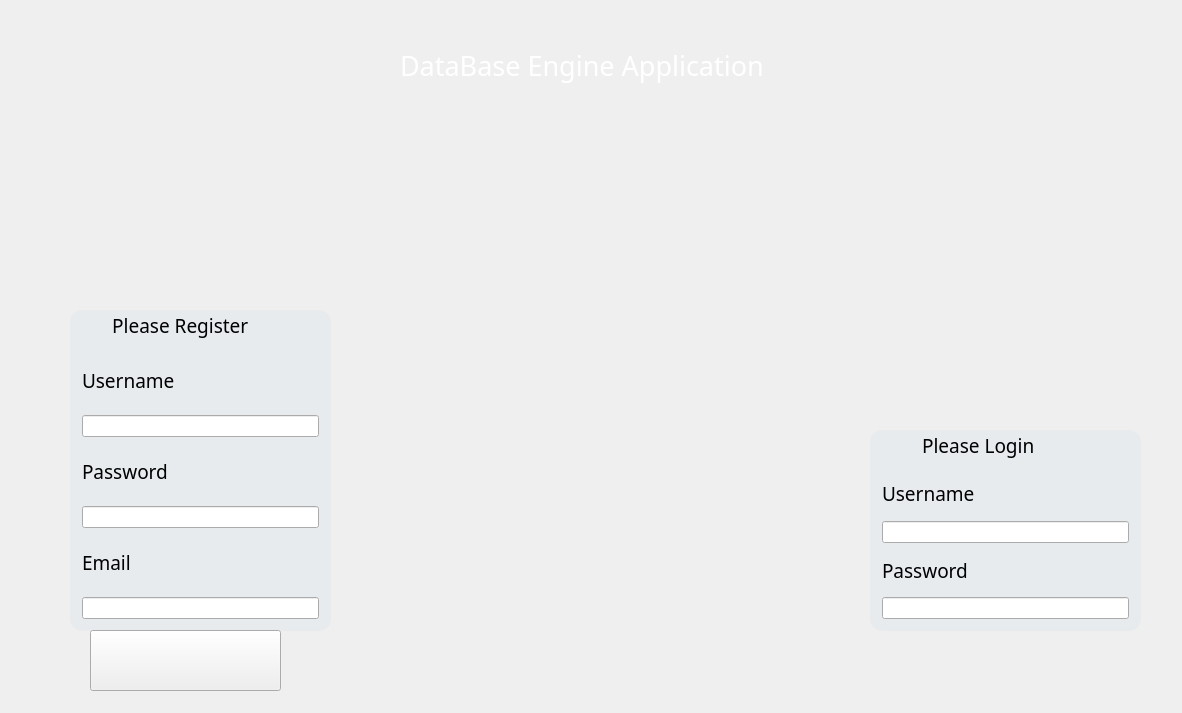
<?xml version="1.0" encoding="UTF-8"?>
<ui version="4.0">
 <class>MainWindow</class>
 <widget class="QMainWindow" name="MainWindow">
  <property name="geometry">
   <rect>
    <x>0</x>
    <y>0</y>
    <width>1182</width>
    <height>713</height>
   </rect>
  </property>
  <property name="windowTitle">
   <string>Register &amp; Login DataBase</string>
  </property>
  <property name="windowIcon">
   <iconset resource="src.qrc">
    <normaloff>:/images/login.jpg</normaloff>:/images/login.jpg</iconset>
  </property>
  <property name="styleSheet">
   <string notr="true">border-image: url(:/images/bg.jpg);</string>
  </property>
  <widget class="QWidget" name="centralwidget">
   <property name="styleSheet">
    <string notr="true">#centralwidget
{

	border-image: url(:/images/bd.jpg);
}</string>
   </property>
   <widget class="QGroupBox" name="registerForm">
    <property name="geometry">
     <rect>
      <x>70</x>
      <y>310</y>
      <width>261</width>
      <height>321</height>
     </rect>
    </property>
    <property name="font">
     <font>
      <family>Arial Unicode MS</family>
      <pointsize>14</pointsize>
     </font>
    </property>
    <property name="styleSheet">
     <string notr="true">#registerForm
{
	background-color: rgb(231, 235, 238);
	
	
	selection-background-color: rgb(179, 179, 179);
border-radius: 12px;


}</string>
    </property>
    <property name="title">
     <string>        Please Register</string>
    </property>
    <layout class="QVBoxLayout" name="verticalLayout">
     <item>
      <widget class="QLabel" name="label_1">
       <property name="font">
        <font>
         <family>Arial Unicode MS</family>
         <pointsize>14</pointsize>
        </font>
       </property>
       <property name="text">
        <string>Username</string>
       </property>
      </widget>
     </item>
     <item>
      <widget class="QLineEdit" name="username"/>
     </item>
     <item>
      <widget class="QLabel" name="label_2">
       <property name="font">
        <font>
         <family>Arial Unicode MS</family>
         <pointsize>14</pointsize>
        </font>
       </property>
       <property name="text">
        <string>Password</string>
       </property>
      </widget>
     </item>
     <item>
      <widget class="QLineEdit" name="password">
       <property name="echoMode">
        <enum>QLineEdit::Password</enum>
       </property>
      </widget>
     </item>
     <item>
      <widget class="QLabel" name="label_3">
       <property name="font">
        <font>
         <family>Arial Unicode MS</family>
         <pointsize>14</pointsize>
        </font>
       </property>
       <property name="text">
        <string>Email</string>
       </property>
      </widget>
     </item>
     <item>
      <widget class="QLineEdit" name="email"/>
     </item>
    </layout>
   </widget>
   <widget class="QPushButton" name="registerButon">
    <property name="geometry">
     <rect>
      <x>90</x>
      <y>630</y>
      <width>191</width>
      <height>61</height>
     </rect>
    </property>
    <property name="contextMenuPolicy">
     <enum>Qt::DefaultContextMenu</enum>
    </property>
    <property name="styleSheet">
     <string notr="true">#registerButon
{

	border-image: url(:/images/registerButton.png);
}</string>
    </property>
    <property name="text">
     <string/>
    </property>
    <property name="autoDefault">
     <bool>false</bool>
    </property>
   </widget>
   <widget class="QGroupBox" name="loginForm">
    <property name="geometry">
     <rect>
      <x>870</x>
      <y>430</y>
      <width>271</width>
      <height>201</height>
     </rect>
    </property>
    <property name="font">
     <font>
      <family>Arial Unicode MS</family>
      <pointsize>14</pointsize>
     </font>
    </property>
    <property name="styleSheet">
     <string notr="true">#loginForm
{
	background-color: rgb(231, 235, 238);
border-radius: 12px


}</string>
    </property>
    <property name="title">
     <string>          Please Login</string>
    </property>
    <layout class="QVBoxLayout" name="verticalLayout_2">
     <item>
      <widget class="QLabel" name="label_4">
       <property name="font">
        <font>
         <family>Arial Unicode MS</family>
         <pointsize>14</pointsize>
        </font>
       </property>
       <property name="text">
        <string>Username</string>
       </property>
      </widget>
     </item>
     <item>
      <widget class="QLineEdit" name="username2"/>
     </item>
     <item>
      <widget class="QLabel" name="label_5">
       <property name="font">
        <font>
         <family>Arial Unicode MS</family>
         <pointsize>14</pointsize>
        </font>
       </property>
       <property name="text">
        <string>Password</string>
       </property>
      </widget>
     </item>
     <item>
      <widget class="QLineEdit" name="password2">
       <property name="echoMode">
        <enum>QLineEdit::Password</enum>
       </property>
      </widget>
     </item>
    </layout>
   </widget>
   <widget class="QPushButton" name="loginButon">
    <property name="geometry">
     <rect>
      <x>920</x>
      <y>630</y>
      <width>181</width>
      <height>41</height>
     </rect>
    </property>
    <property name="contextMenuPolicy">
     <enum>Qt::DefaultContextMenu</enum>
    </property>
    <property name="styleSheet">
     <string notr="true">#loginButon
{

	border-image: url(:/images/loginButon.png);
	border-radius:  44px
}</string>
    </property>
    <property name="text">
     <string/>
    </property>
   </widget>
   <widget class="QWidget" name="topPanel" native="true">
    <property name="geometry">
     <rect>
      <x>0</x>
      <y>0</y>
      <width>1181</width>
      <height>121</height>
     </rect>
    </property>
    <property name="styleSheet">
     <string notr="true">#topPanel
{


	border-image: url(:/images/header2.jpg);
border-radius:28px

}</string>
    </property>
    <widget class="QLabel" name="labelDataBase">
     <property name="geometry">
      <rect>
       <x>400</x>
       <y>30</y>
       <width>561</width>
       <height>71</height>
      </rect>
     </property>
     <property name="font">
      <font>
       <family>Bodoni MT</family>
       <pointsize>20</pointsize>
      </font>
     </property>
     <property name="styleSheet">
      <string notr="true">#labelDataBase
{
color:white
}</string>
     </property>
     <property name="text">
      <string>DataBase Engine Application</string>
     </property>
    </widget>
    <widget class="QWidget" name="logo" native="true">
     <property name="geometry">
      <rect>
       <x>20</x>
       <y>20</y>
       <width>161</width>
       <height>91</height>
      </rect>
     </property>
     <property name="styleSheet">
      <string notr="true">#logo
{
	border-image: url(:/images/logo.png);
}</string>
     </property>
    </widget>
   </widget>
  </widget>
 </widget>
 <resources>
  <include location="src.qrc"/>
 </resources>
 <connections/>
</ui>
